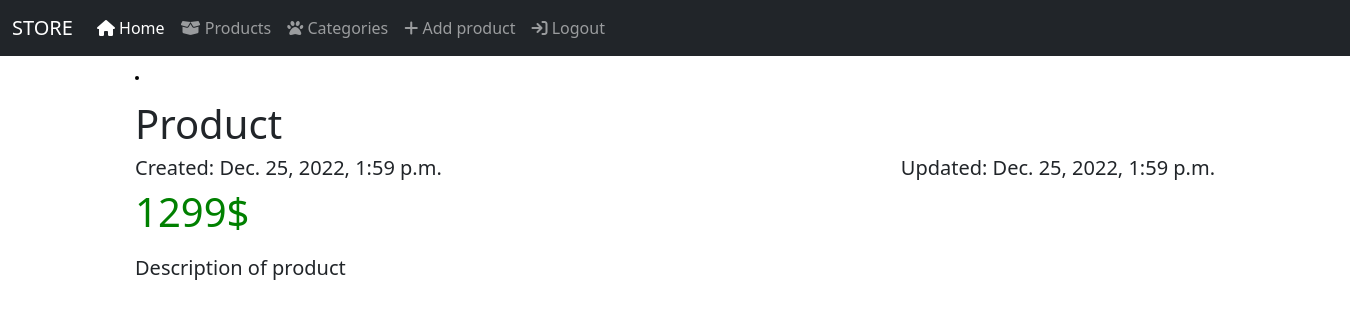
Page /posts/1/ on the earlier database version.
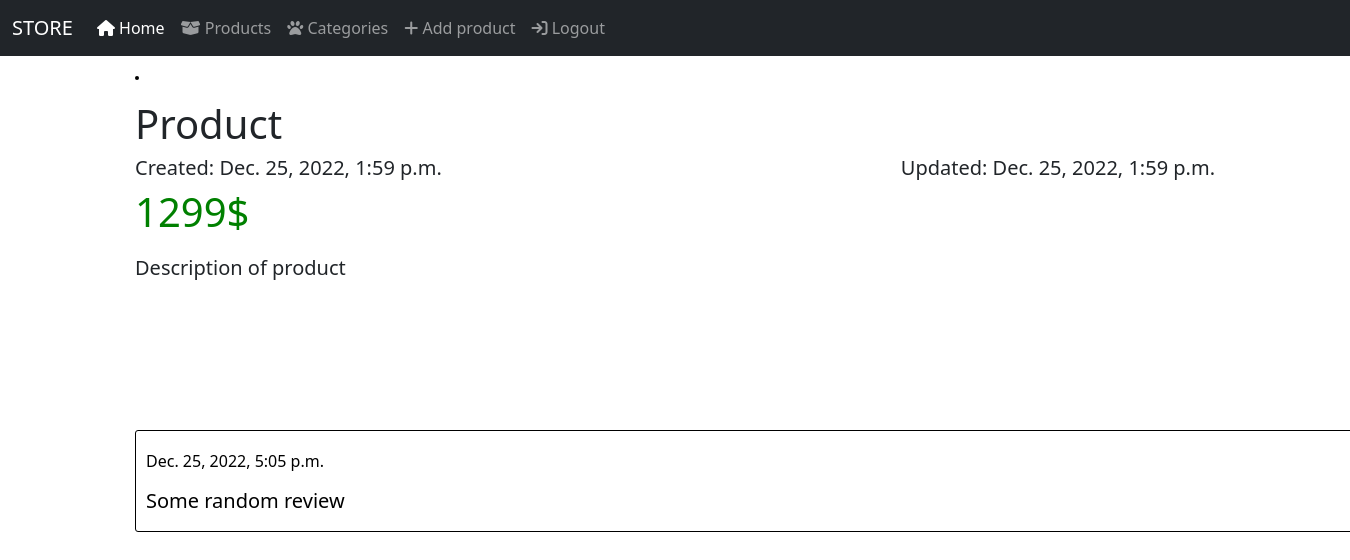
Same page on the later database version.
### posts/models.py (models this page shows, shortened)
class Reviews(models.Model):
    author = models.ForeignKey(User, on_delete=models.CASCADE, null=True)
    post = models.ForeignKey(Product, on_delete=models.CASCADE, null=True, related_name='reviews')
    text = models.TextField()
    creation_date = models.DateTimeField(auto_now=True)

### posts/views.py (the view, shortened to what this page needs)
# urls.py: path('posts/<int:id>/', post_detail_view, name='post_detail'),
def post_detail_view(request, id):
    if request.method == 'GET':
        post = Product.objects.get(id=id)
        context = {
            'post': post,
            'reviews': post.reviews.all(),
            'comment_form': CommentCreateForm
        }
        return render(request, 'posts/detail.html', context=context)

### posts/templates/posts/detail.html (shortened to what this page needs)
{% extends 'layouts/index.html' %}
{% block content %}
 <div class="post">
     {% if post.image %}
        <img src="/media/{{ post.image }}" alt="Not found">
     {% else %}
        <img src="/media/placeholder.png" alt="">
     {% endif %}
     <div style="display:flex; justify-content: space-between">
         <h1>{{ post.title }}</h1>
     </div>
        <div class="dates">
            <h5>Created: {{ post.creation_date }}</h5>
            <h5>Updated: {{ post.update_date }}</h5>
        </div>
        <h1 class="price">{{post.price}}$</h1>
        <h5 class="desc">{{ post.description }}</h5>
        <div class="comments">
            {% for review in reviews %}
                <div class="comment_block">
                    <p>{{ review.creation_date }}</p>
                    <h5>{{ review.text }}</h5>
                </div>
            {% endfor %}
        </div>
    </div>
{% endblock %}

Differences in the rows shown:
added Reviews: creation_date "Dec. 25, 2022, 5:05 p.m.", text "Some random review"
